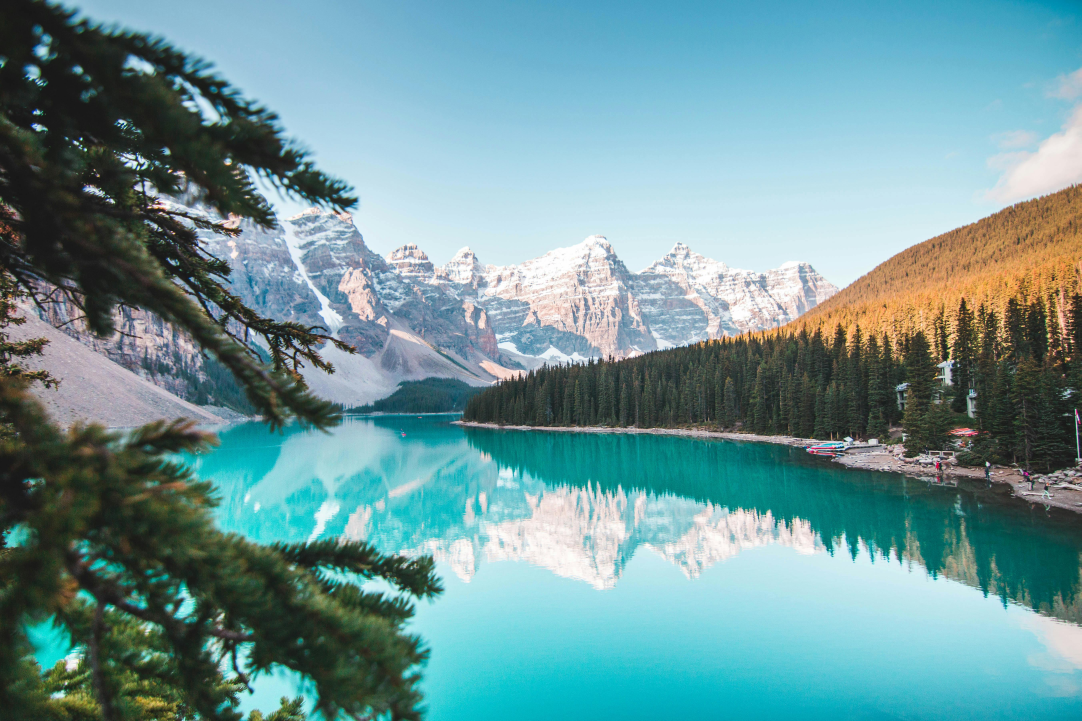
#> input picture Lab1/Source/Sample.jpg, 5407 x 3605 px (shown at 1/5 size)
$ python main.py
#> lines starting #> are read from the running program, lines starting #| are printed output that depends on the picture; after the words box and inside, x2 and y2 are one past the last pixel; in counts of white or black regions, pixels touching at a corner belong together
import cv2 as cv
import matplotlib.pyplot as plt

image = cv.imread("Source/Sample.jpg")
#> image is the input picture: shape (3605, 5407, 3); mean B, G, R 152.4, 149.7, 109.8

Gimg = cv.cvtColor(image , cv.COLOR_BGR2RGB)
cv.imwrite("Output/Gimg.jpg" , Gimg)

# Convert BGR to grayscale
gray = cv.cvtColor(image, cv.COLOR_BGR2GRAY)
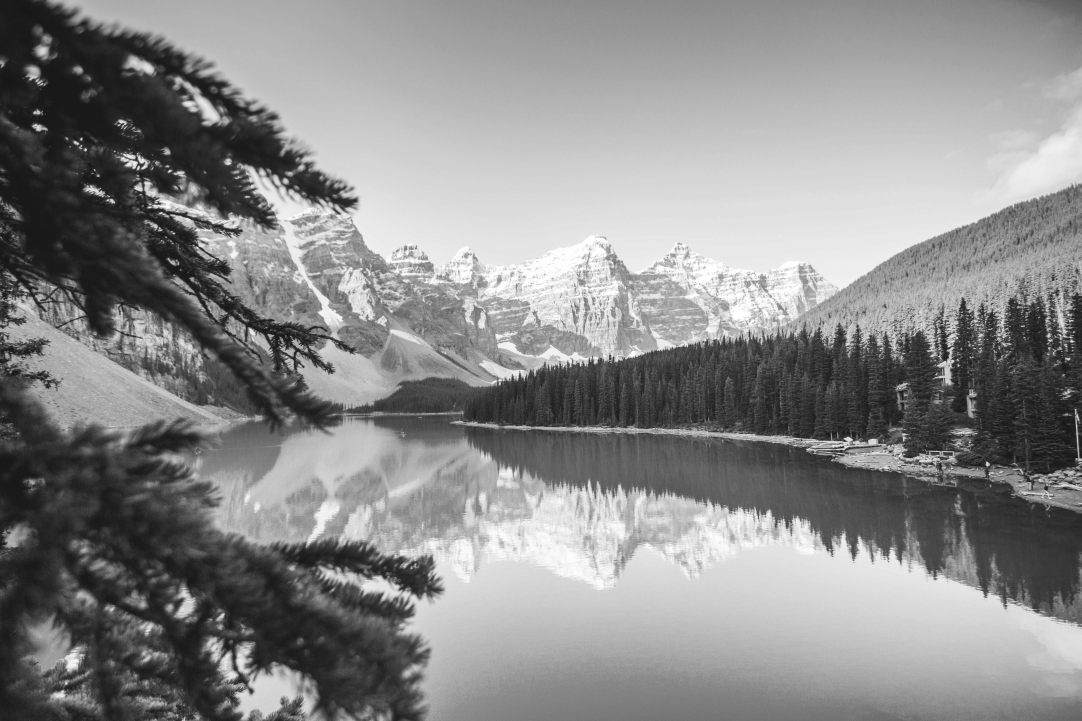
#> gray: shape (3605, 5407) (shown at 1/5 size); min 7, max 255, mean 138
cv.imwrite("Output/Gray.jpg" , gray)

# Histrogram
hist = cv.calcHist([image], [0], None, [255], [0,255])
#> hist = 255 values, max 363143 at index 241, min 184 at index 2, mean 76371.2

plt.plot(hist)
plt.title("Red Histogram")
plt.xlabel("Bins")
plt.ylabel("Number of Pixels")
plt.savefig("Output/Hist.jpg")
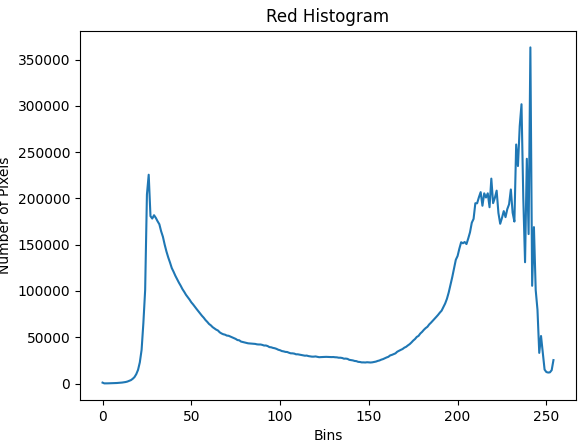
#> figure drawn by matplotlib, 1 panel; curve peaks at x = 241, y = 363143

# Binary image
(thresh, im_bw) = cv.threshold(gray, 128, 255, cv.THRESH_BINARY | cv.THRESH_OTSU)
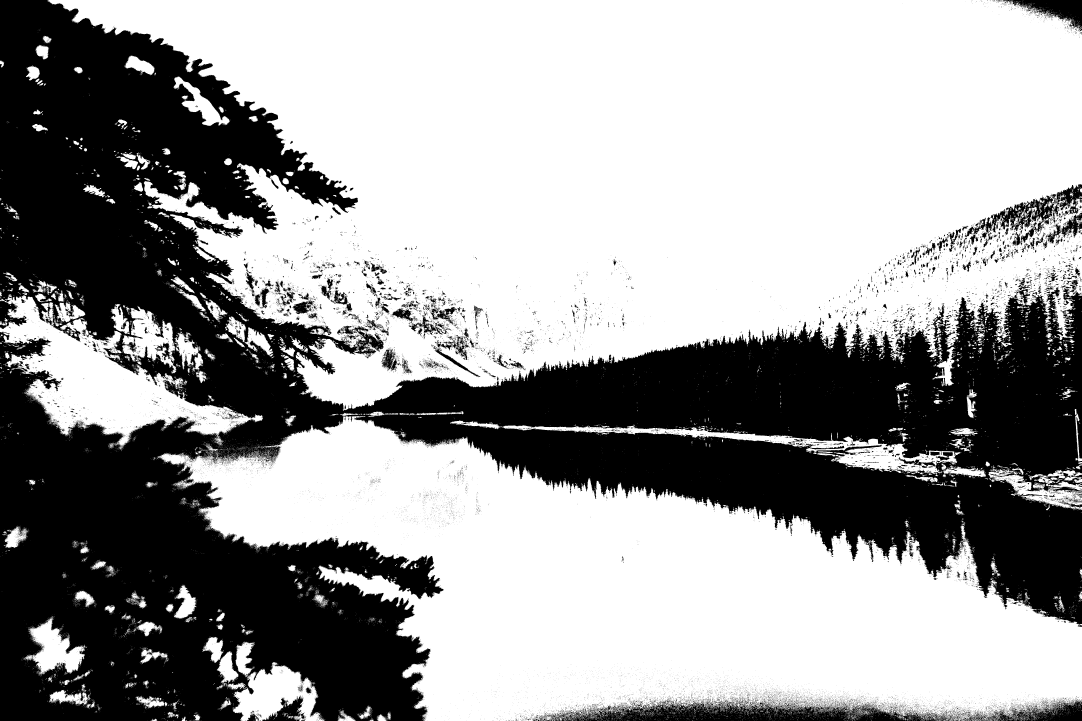
#> im_bw: shape (3605, 5407) (shown at 1/5 size); 61.6% white; 23242 black regions (21967 under 20 px), largest, box (x1, y1, x2, y2) and area: (0, 0, 5407, 3605) 7050052, (2726, 3500, 4744, 3605) 105309, (4822, 921, 5407, 1213) 38343
#> thresh = 123
# cv.imwrite("Output/Bimg_thresh.jpg", thresh)
cv.imwrite("Output/Bimg_bw.jpg", im_bw)

# Resize image
image = cv.resize(image, (250,175))
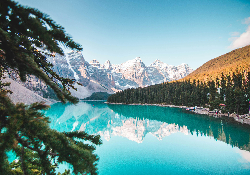
#> image: shape (175, 250, 3); mean B, G, R 152.4, 149.6, 109.8
cv.imwrite("Output/Resize.jpg", image)

# Rotate image
rotate = cv.rotate(image, cv.ROTATE_90_CLOCKWISE)
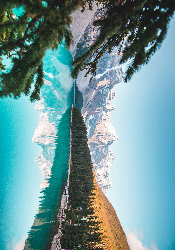
#> rotate: shape (250, 175, 3); mean B, G, R 152.4, 149.6, 109.8
cv.imwrite("Output/Rotate.jpg", rotate)

# GaussianBlur Filter
gfilter = cv.GaussianBlur(image, (9, 9), 0)
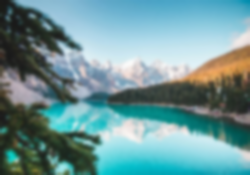
#> gfilter: shape (175, 250, 3); mean B, G, R 152.4, 149.6, 109.8
cv.imwrite("Output/GaussianBlur_Filter.jpg", gfilter)

# MedianBlur Filter
mfilter = cv.medianBlur(image, 9)
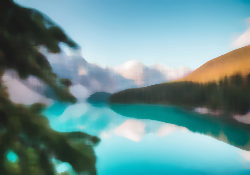
#> mfilter: shape (175, 250, 3); mean B, G, R 150.1, 147.5, 107
cv.imwrite("Output/MedianBlur_Filter.jpg", mfilter)
